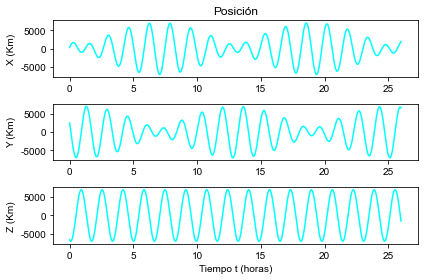

Reproduce this figure in Python.
  # -*- coding: utf8 -*-
"""
Created on Mon Aug 24 20:43:03 2020

@author: Ale
"""

import scipy as sp
from scipy.integrate import odeint
from scipy import sin, cos
import matplotlib.pylab as plt
from datetime import datetime
from leer_eof import leer_eof

# PARAMETROS DE LA TIERRA:

G = 6.674e-11                   # UNIDAD [Nm2 / Kg2]
masa = 5.972e24                 # UNIDAD [Kg]
omega = 7.27e-5                 # UNIDAD [rad / s] 

atmosfera =  6451000            # UNIDAD [m] ; Distancia desde el centro de la tierra hasta el punto de la atmósfera (80 km +). 
rtierra = 6371000               # UNIDAD [m] ; Distancia desde el centro de la tierra hasta el punto del exterior de la tierra. 

def satelite(z, t):
   
    zp = sp.zeros(6)
    z1 = z[0:3]
    r2 = sp.dot(z1,z1)
    r = sp.sqrt(r2)
    zp[0:3] = z[3:6]
    
    rtetha = sp.array([[cos(omega*t),-sin(omega*t),0], [sin(omega*t),cos(omega*t),0], [0, 0, 1]])
    rthetap = sp.array([[-sin(omega*t)* omega,-cos(omega*t)* omega,0], [cos(omega*t)* omega,-sin(omega*t)* omega,0], [0, 0, 0]])
    rtheta2p = sp.array([[-cos(omega*t)* omega**2,sin(omega*t)* omega**2, 0], [-sin(omega*t)* omega**2,-cos(omega*t)* omega**2,0], [0, 0, 0]])

    zp[3:6] = ((-G * masa * z[0:3]) / r**3) - (rtetha.T @ (rtheta2p @ z[0:3] + 2 * rthetap @ z[3:6]))
    
    return zp

# LEEMOS EL ARCHIVO DADO POR EL PROFESOR: 

t, x, y, z, vx, vy, vz = leer_eof('S1A_OPER_AUX_POEORB_OPOD_20200827T121209_V20200806T225942_20200808T005942.EOF') 

# DATOS PARA LA SOLUCIÓN DEL PROBLEMA (CONDICIONES INICIALES): 
    
z0 = sp.array([x[0] ,y[0], z[0], vx[0], vy[0], vz[0]])
 
sol = odeint(satelite,z0,t)
X = sol[:,0]
Y = sol[:,1]
Z = sol[:,2]

# DEFINIMOS NUESTRO GRÁFICO: 

xl = [0, 18000, 36000, 54000, 72000, 90000]
x1 = ["0", "5", "10", "15", "20", "25"]
yl = [-5e6, 0, 5e6]
y1 = ["-5000", "0", "5000"]
csfont = {'fontname':'Arial'}
plt.grid(False)
plt.figure()

# DAMOS LAS CARACTERISTICAS:
    
plt.subplot(3,1,1)
plt.title("Posición", **csfont)
plt.plot(t, X, 'cyan')
plt.ylabel("X (Km)", **csfont)
plt.yticks(yl, y1, **csfont)
plt.xticks(xl, x1, **csfont)

plt.subplot(3,1,2)
plt.plot(t, Y, 'cyan')
plt.ylabel("Y (Km)", **csfont)
plt.yticks(yl, y1, **csfont)
plt.xticks(xl, x1, **csfont)

plt.subplot(3,1,3)
plt.plot(t, Z, 'cyan')
plt.ylabel("Z (Km)", **csfont)
plt.yticks(yl, y1, **csfont)
plt.xticks(xl, x1, **csfont)

plt.xlabel("Tiempo t (horas)", **csfont)
plt.tight_layout()








    

    
    
    
    
    
        





    
    
    
